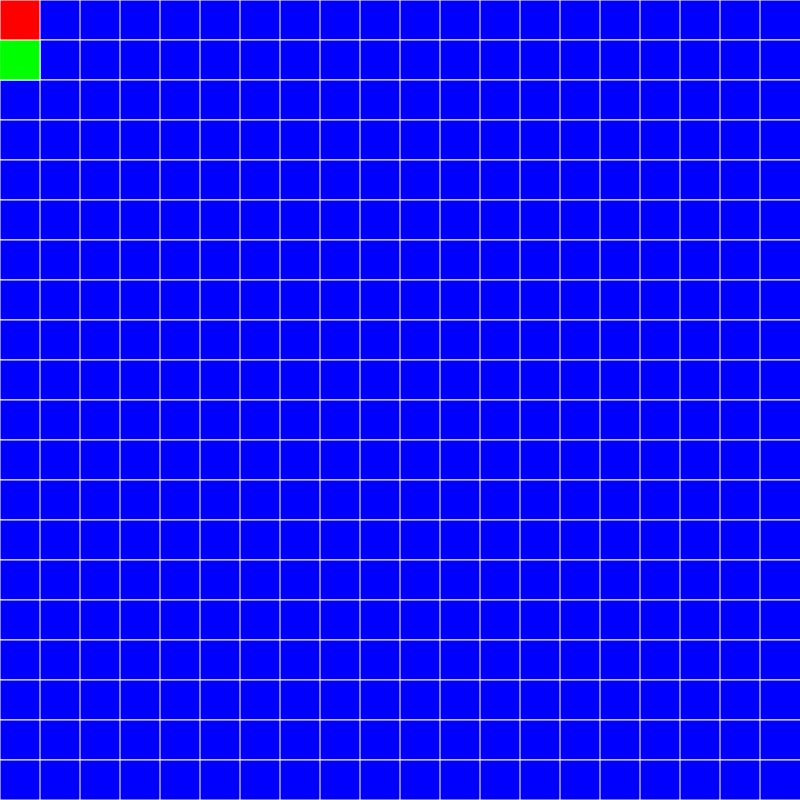
Frame 1 (no input)
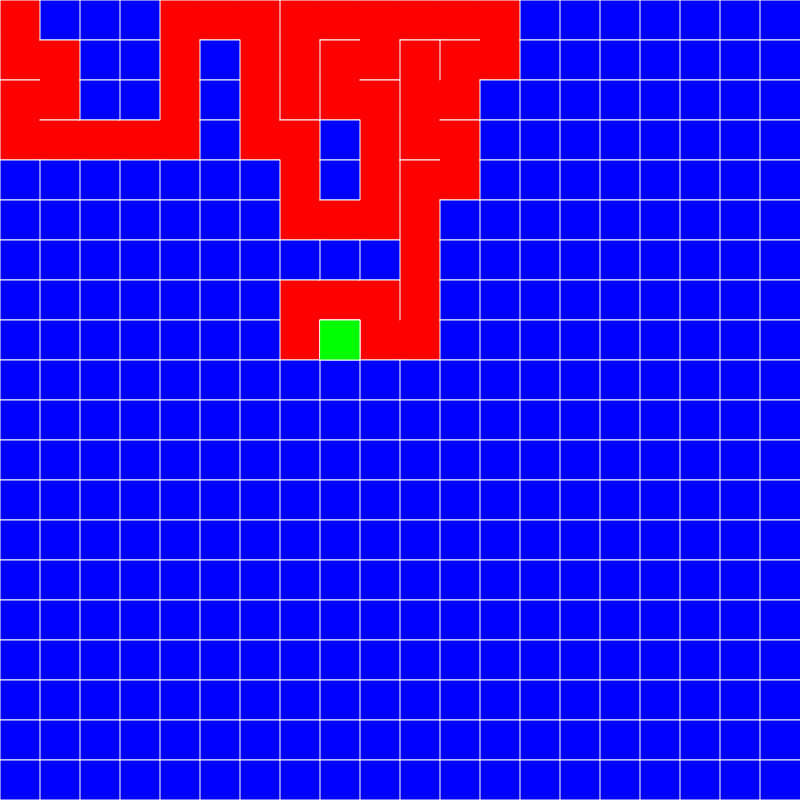
Frame 60 (no input)
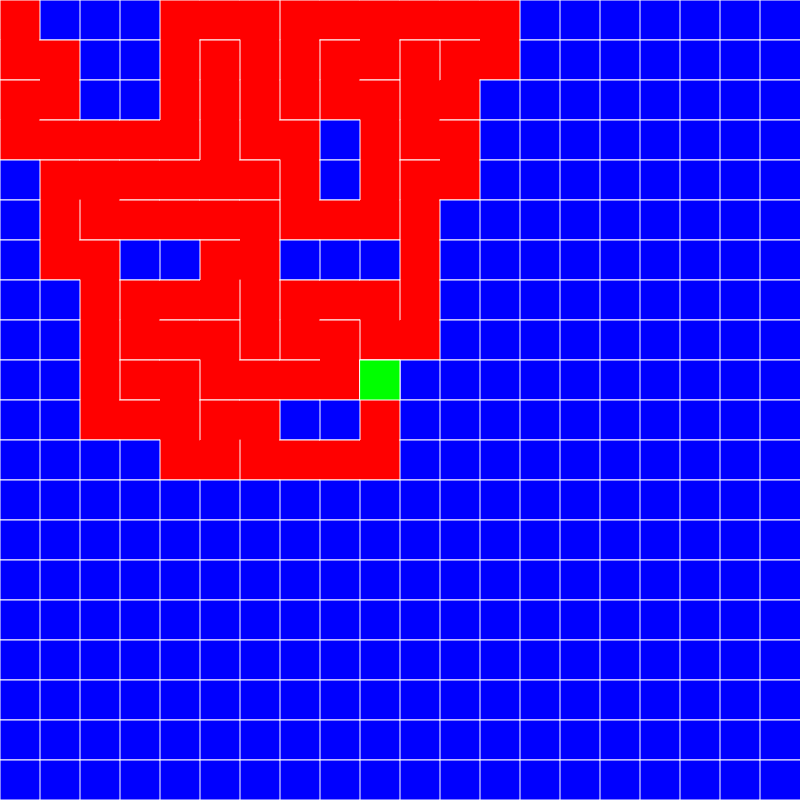
Frame 120 (the mouse pressed at the canvas centre since frame 60)

The p5.js sketch that drew these frames (run headless with seeded random() and noise() and a simulated clock; from frame 60 on, the mouse is pressed at the canvas centre):

// p5.js sketch
// ── sketch.js
function setup() {
  createCanvas(800,800);
  maze = new Maze(800,800,40,[0,0,255],[0,255,0]);//los arreglos estos no estan respetando RGB
}

function draw() {
	maze.generate()
	maze.show()
}
// ── maze.js
class Maze
{	
	constructor(x,y,w,spotColor,currentSpotColor)
	{
		this.spotColor = spotColor
		this.currentSpotColor = currentSpotColor
		this.spotStack = []
		this.rows = floor(x / w)
		this.cols = floor(y / w)
		this.w = w
		this.spots = new Array(this.rows)
		this.buildSpots()
		this.addNeighbors()
		this.current = this.spots[0][0]
		this.neighbor = this.spots[0][0]
		this.current.visited = true;
		this.end = this.spots[this.rows - 1][this.cols - 1]
	}

	buildSpots()
	{

		for (let i = 0; i < this.rows; i++)
		{
			this.spots[i] = new Array(this.cols)
			for (let j = 0; j < this.cols; j++)
			{
				this.spots[i][j] = new Spot(i * this.w,j * this.w,this.w,this.spotColor,i,j)
			}
		}

	}

	addNeighbors()
	{
		for (let i = 0; i < this.rows; i++)
		{
			for (let j = 0; j < this.cols; j++)
			{
				let neighbors = []
				if (i+1 < this.rows) neighbors.push(this.spots[i+1][j])
				if (i-1 > -1) neighbors.push(this.spots[i-1][j])
				if (j-1 > -1) neighbors.push(this.spots[i][j-1])
				if (j+1 < this.cols) neighbors.push(this.spots[i][j+1])
				this.spots[i][j].addNeighbors(neighbors)
			}
		}
	}

	show()
	{
		for (let i = 0; i < this.rows; i++)
		{
			for (let j = 0; j < this.cols; j++)
			{
				this.spots[i][j].show()
			}
		}
		this.current.showCurrent(this.currentSpotColor)
	}	
	
	//REFACTORING URGENTE
	generate()
	{	
			if(this.currentIsLast())
			{
				noLoop(); 
				this.spots[this.rows - 1][this.cols - 1].visit()
				//estaria piola pasar el laberinto a json
			}
			else
			{
				this.current.visit();
				//se puede borrar previoyus
				if (this.current.hasNeighbors())
				{
					this.neighbor =  this.current.chooseNeighbor()
					this.destroyWalls()
					this.spotStack.push(this.current)
					this.current = this.neighbor
				}
				else this.current = this.spotStack.pop()
			}
	}

	//Los case son feos
	destroyWalls()
	{
		let coorX = this.current.i - this.neighbor.i
		let coorY = this.current.j - this.neighbor.j

		switch(true)
		{
			case (coorX == 0 && coorY == 1): 
				this.current.destroyUpWall()
				this.neighbor.destroyDownWall()
				break
			case (coorX == 0 && coorY == -1): 
				this.current.destroyDownWall()
				this.neighbor.destroyUpWall()
				break
			case (coorX == 1 && coorY == 0): 
				this.current.destroyLeftWall()
				this.neighbor.destroyRightWall()
				break
			case (coorX == -1 && coorY == 0):
			    this.current.destroyRightWall()
			    this.neighbor.destroyLeftWall()
			    break
		}
	}
	
	currentIsLast()
	{
		return (this.current.i == (this.rows - 1) &&  this.current.j == (this.cols - 1))
	}
}
// ── spot.js
class Spot
{
	constructor(x,y,w,spotColor,i,j)
	{
		this.x = x
		this.y = y
		this.w = w
		this.i = i
		this.j = j
		this.spotColor = spotColor
		this.neighbors = []
		this.unvisitedNeighbors = []
		this.visited = false
		this.up = true
		this.down = true
		this.left = true
		this.right = true
	}

	addNeighbors(neighbors)
	{
		this.neighbors = neighbors		
	}

	show()
	{
		noStroke()
		if(this.visited) fill(255,0,0)
		else fill(this.spotColor[0],this.spotColor[1],this.spotColor[2])
		rect(this.x,this.y,this.w,this.w)
		this.showWalls()
	}

	showWalls()
	{
		stroke(255);
		if(this.up) line(this.x,this.y,this.x + this.w,this.y)
		if(this.down) line(this.x,this.y + this.w,this.x + this.w,this.y + this.w)
		if(this.left) line(this.x,this.y,this.x,this.y + this.w)
		if(this.rigth) line(this.x + this.w,this.y,this.x + this.w,this.y + this.w)
	}

	showCurrent(currentColor)
	{
		fill(currentColor[0],currentColor[1],currentColor[2])
		rect(this.x,this.y,this.w,this.w)
	}

	hasNeighbors()
	{
		for (let i = 0; i < this.neighbors.length; i++) 
		{
			if (!this.neighbors[i].visited) return true;
		}
		return false
	}

	//NEGRADA
	chooseNeighbor()
	{
		this.selectUnvisitedNeighbors()
		let i = floor(random(0, this.unvisitedNeighbors.length))
		return this.unvisitedNeighbors[i]
	}
	
	selectUnvisitedNeighbors()
	{
		this.unvisitedNeighbors = []
		
		for (let i = 0; i < this.neighbors.length; i++) 
		{
			if (!this.neighbors[i].visited) this.unvisitedNeighbors.push(this.neighbors[i]);
		}
	}	

	visit()
	{
		this.visited = true
	}

	destroyUpWall()
	{
		this.up = false
	}

	destroyDownWall()
	{
		this.down = false
	}

	destroyLeftWall()
	{
		this.left = false
	}

	destroyRightWall()
	{
		this.right = false
	}
}
